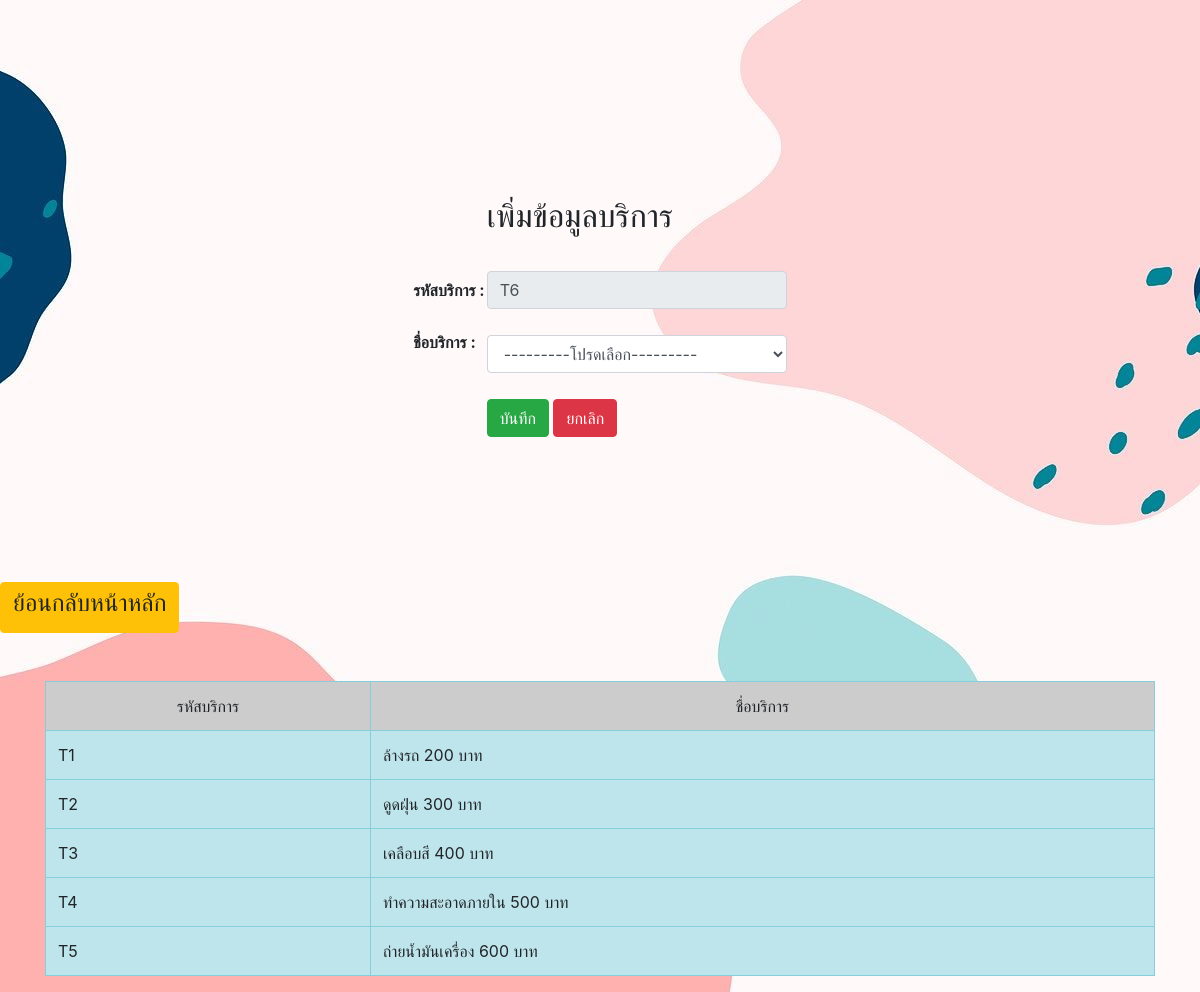
The app's page /service.php with its own data.
### tables this page shows
CREATE TABLE `service1` (
  `serID` varchar(50) NOT NULL COMMENT 'รหัสบริการ',
  `serName` varchar(50) NOT NULL COMMENT 'ชื่อบริการ'
);

### service.php (the view, shortened to what this page needs)
<?php
				require_once'connect.php';
			$sql2 = "SELECT MAX(serID) AS serID FROM service1";
			$query = mysqli_query($conn,$sql2);
			$rs = mysqli_fetch_array($query);
			if($rs['serID'] !=""){
				$sub = substr($rs['serID'],1)+1;
				$serID = sprintf('T%01.0f', $sub);
			}else{
				$serID = "T1";
			}
			?>
<!DOCTYPE html>
<html lang="en">
<head>
    <link rel="stylesheet" href="https://maxcdn.bootstrapcdn.com/bootstrap/4.4.1/css/bootstrap.min.css">
</head>
<body background="image/33.jpg">
<br><br><br><br><br>
<form method = "post" action = "http://localhost/project615051200389/service.php" enctype="multipart/form-data">
<div class="container-fluid">
    <table border = "0" align = "center">
        <tr>
            <td height = "50"></td>
        </tr>
        <tr>
        <td></td>
            <td height = "100"><h2>เพิ่มข้อมูลบริการ</h2></td>
        </tr>
        <tr>
            <td><b>รหัสบริการ : </b></td>
            <td>
            <input type="text" name="serID"  class="form-control" style="width: 300px"
             value= "<?php echo $serID; ?>" disabled="disabled" >
            </td>
        </tr>
        <tr>
            <td><b>ชื่อบริการ : </b></td>
            <td>
            <br>
            <select class="form-control" name="sername">
      <option>---------โปรดเลือก---------</option>
      <br>
    </select>
            </td>
        </tr>
        <tr>
            <td></td>
            <td>
            <br> <button type = "submit" name = "submit" class="btn btn-success">บันทึก</button>
            <button type="reset" class="btn btn-danger">ยกเลิก</button>
            </td>
        </tr>
    </table>
    </div>
    </form>
</body>
</html>
<a class="btn btn-warning" a href="kanox/indexHome.html" target="_blank"  role="button"><h4>ย้อนกลับหน้าหลัก</h4></a><br><br><br>
<?php
 include 'connect.php';
$query = "SELECT * FROM service1 ORDER BY serID  asc" or die("Error:" . mysqli_error());
$result = mysqli_query($conn, $query);
echo "<div class='container'><table border='1' align='center' class='table table-info table-hover' >";
echo "<tr align='center' bgcolor='#CCCCCC'><td>รหัสบริการ</td><td>ชื่อบริการ</td></tr>";
while($row = mysqli_fetch_array($result)) {
  echo "<tr>";
  echo "<td>" .$row["serID"] .  "</td> ";
  echo "<td>" .$row["serName"] .  "</td> ";
}
echo "</table> </div>";
?>

### records on screen
service1: serID "T1", serName "ล้างรถ 200 บาท"
service1: serID "T2", serName "ดูดฝุ่น 300 บาท"
service1: serID "T3", serName "เคลือบสี 400 บาท"
service1: serID "T4", serName "ทำความสะอาดภายใน 500 บาท"
service1: serID "T5", serName "ถ่ายน้ำมันเครื่อง 600 บาท"
